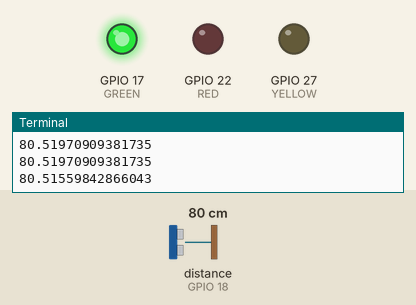
A program run on a simulated Raspberry Pi (BCM pin numbers). On the bench: output pins drawn as LEDs (lit = HIGH), the last lines printed to the terminal. The test bench sets the inputs (shaded band); at power-on: distance to the obstacle (sensor on GPIO 18) 80 cm. The echo pulse lasts 58.3 µs per cm; the clock reads 2024-03-15 10:24:30 at power-on unless the program sets it; pins used as bus, display or sensor lines are not drawn.

Above: at 1.2 s.
1.3 s: distance to the obstacle (sensor on GPIO 18) set to 2 cm
At 2.5 s:
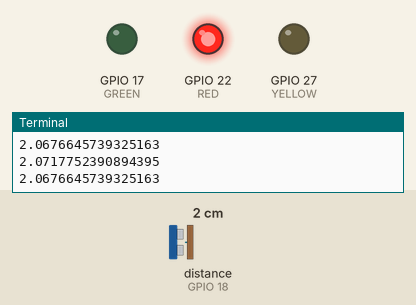
2.8 s: distance to the obstacle (sensor on GPIO 18) set to 18 cm
At 4.1 s:
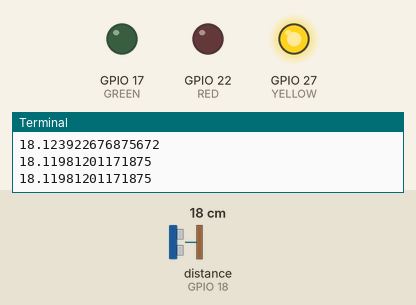
Timing chart, 0 to 5.8 s (numbered marks = the images above; inputs shaded):
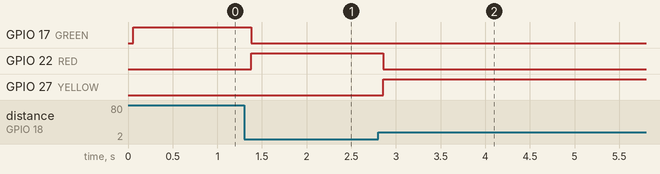

The program:

raspi3.py
```python
import RPi.GPIO as GPIO
import time

GPIO.setwarnings(False)
# doing this first, since we're using a while True.
GPIO.cleanup()

GPIO.setmode(GPIO.BCM)
TRIG = 4
ECHO = 18

GREEN = 17
YELLOW = 27
RED = 22

GPIO.setup(TRIG,GPIO.OUT)
GPIO.setup(ECHO,GPIO.IN)

GPIO.setup(GREEN,GPIO.OUT)
GPIO.setup(YELLOW,GPIO.OUT)
GPIO.setup(RED,GPIO.OUT)


def green_light():
    GPIO.output(GREEN, GPIO.HIGH)
    GPIO.output(YELLOW, GPIO.LOW)
    GPIO.output(RED, GPIO.LOW)

def yellow_light():
    GPIO.output(GREEN, GPIO.LOW)
    GPIO.output(YELLOW, GPIO.HIGH)
    GPIO.output(RED, GPIO.LOW)

def red_light():
    GPIO.output(GREEN, GPIO.LOW)
    GPIO.output(YELLOW, GPIO.LOW)
    GPIO.output(RED, GPIO.HIGH)


def get_distance():


    GPIO.output(TRIG, True)
    time.sleep(0.00001)
    GPIO.output(TRIG, False)

    while GPIO.input(ECHO) == False:
        start = time.time()

    while GPIO.input(ECHO) == True:
        end = time.time()

    sig_time = end-start

    #CM:
    distance = sig_time / 0.000058

    #inches:
    #distance = sig_time / 0.000148
    #print('Distance: {} centimeters'.format(distance))

    return distance


while True:
    distance = get_distance()
    time.sleep(0.05)
    print(distance)

    if distance >= 30:
        green_light()
    elif 30 > distance > 10:
        yellow_light()
    elif distance <= 10:
        red_light()
```

Measured:
- after the input at 1.3 s, GPIO 17 (GREEN): HIGH → LOW after 0.08 s; GPIO 22 (RED): LOW → HIGH after 0.08 s
- after the input at 2.8 s, GPIO 22 (RED): HIGH → LOW after 0.06 s; GPIO 27 (YELLOW): LOW → HIGH after 0.06 s
